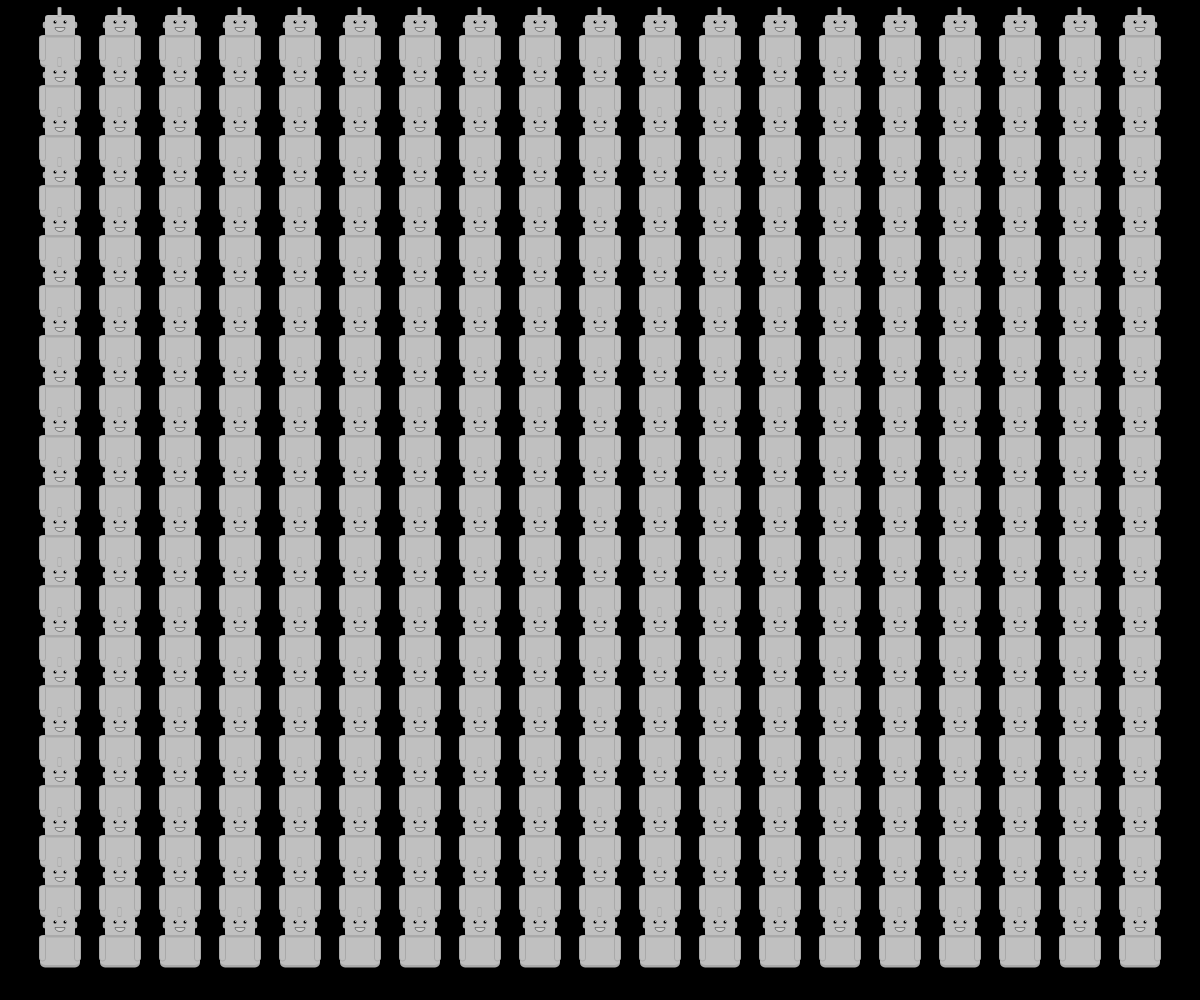
Frame 1 (no input)
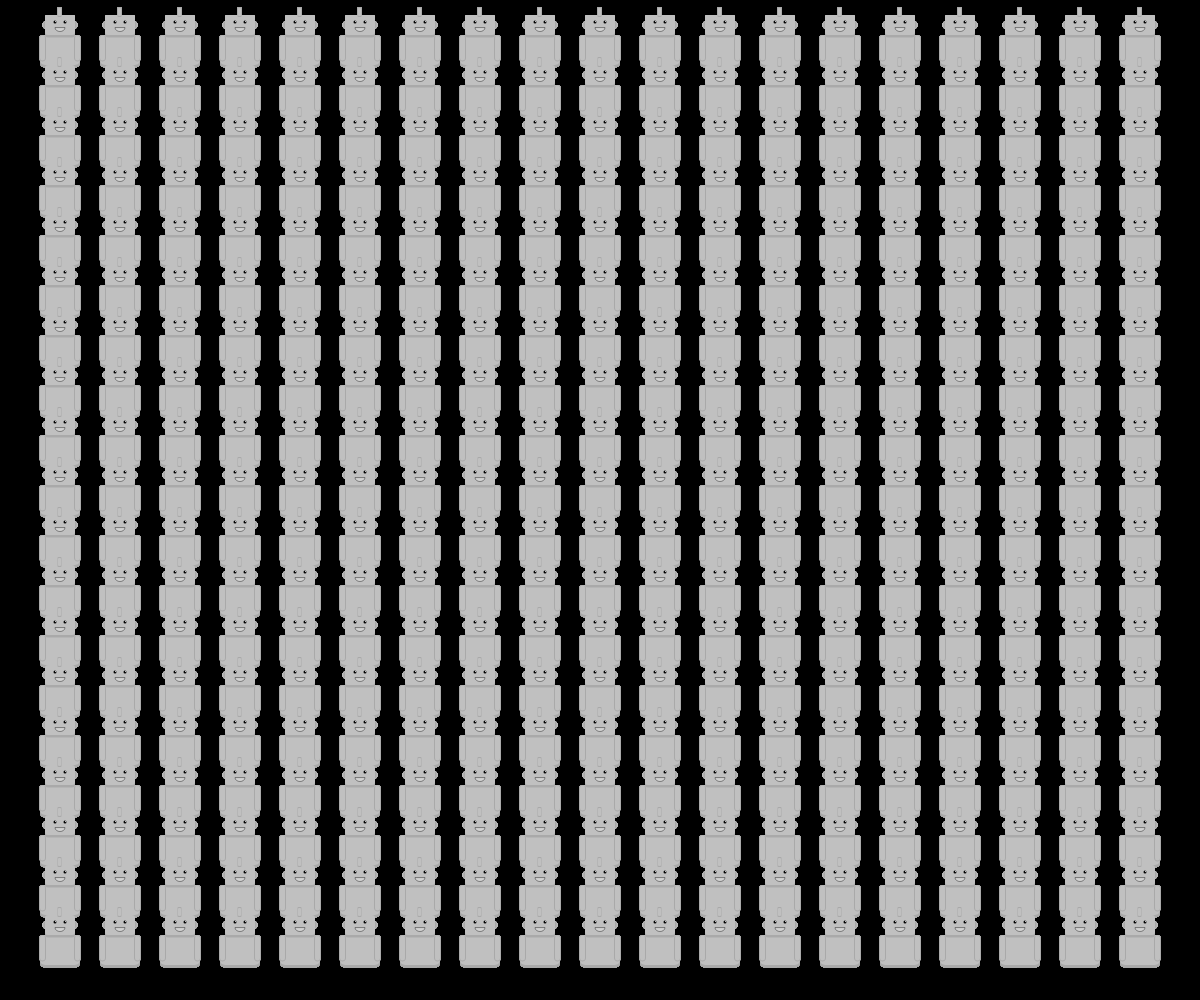
Frame 60 (no input)
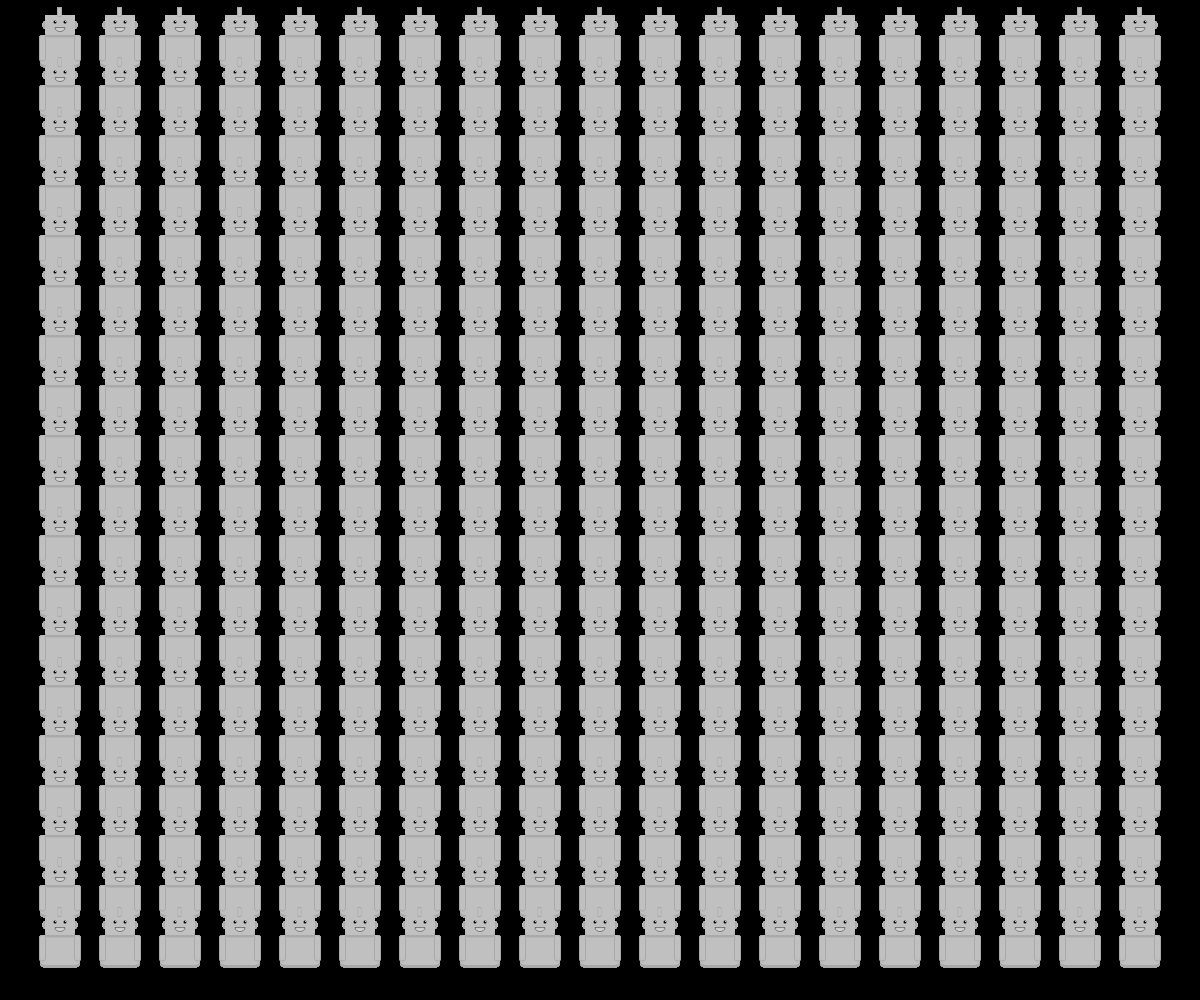
Frame 120 (the mouse pressed at the canvas centre since frame 60)

The p5.js sketch that drew these frames (run headless with seeded random() and noise() and a simulated clock; from frame 60 on, the mouse is pressed at the canvas centre):

// p5.js sketch
// ── sketch.js
let espLarg = 20;
let espAltura = 20;

function setup() {
  createCanvas(windowWidth, windowHeight);
  background(0);
  stroke(255);
  strokeWeight(2);
  noFill();
  background(0);
}

function draw() {
  
  for (let i = 1; i < espLarg; i++) {
    for (let j = 1; j < espAltura; j++) {
      push();
      translate(i * width / espLarg, j * height / espAltura)
      translate(-55,-45)
      scale(0.10);
      noStroke();
   
      
     
 
//corpo
fill(169,169,169);
rect(350, 325, 400, 300, 50);
fill(192,192,192);
rect(350, 300, 400, 300, 50);
//orelhas
fill(192,192,192);
ellipse(395, 200, 35, 65);
ellipse(705, 200, 35, 65);
fill(169,169,169);
ellipse(400, 200, 35, 65);
ellipse(700, 200, 35, 65);
//cabeça
fill(169,169,169);
rect(400, 125, 300, 200, 30);
fill(192,192,192)
rect(400, 100, 300, 200, 30);
//antena
fill(169,169,169);
rect(525, 20, 40, 100, 10);
fill(192,192,192);
rect(530, 30, 30, 80, 10);
//braço direito
fill(169,169,169);
rect(360, 305, 50, 250, 30);
rect(340, 305, 50, 250, 30);
rect(350, 305, 50, 260, 30);
fill(192,192,192);
rect(350, 305, 50, 250, 30);
//braço esquerdo
fill(169,169,169);
rect(710, 305, 50, 250, 30);
rect(690, 305, 50, 250, 30);
rect(700, 305, 50, 260, 30);
fill(192,192,192);
rect(700, 305, 50, 250, 30);
//olhos
fill(0,0,0);
circle(500, 170, 30);
circle(600, 170, 30);
fill(255,255,255);
circle(505, 165, 10);
circle(605, 165, 10);
circle(510, 170, 5);
circle(610, 170, 5);
//boca
fill(211,211,211);
strokeWeight(4);
stroke(0,0,0);
arc(550, 230, 100, 70, 0, PI, CHORD);

      pop();
    }
  }
}
